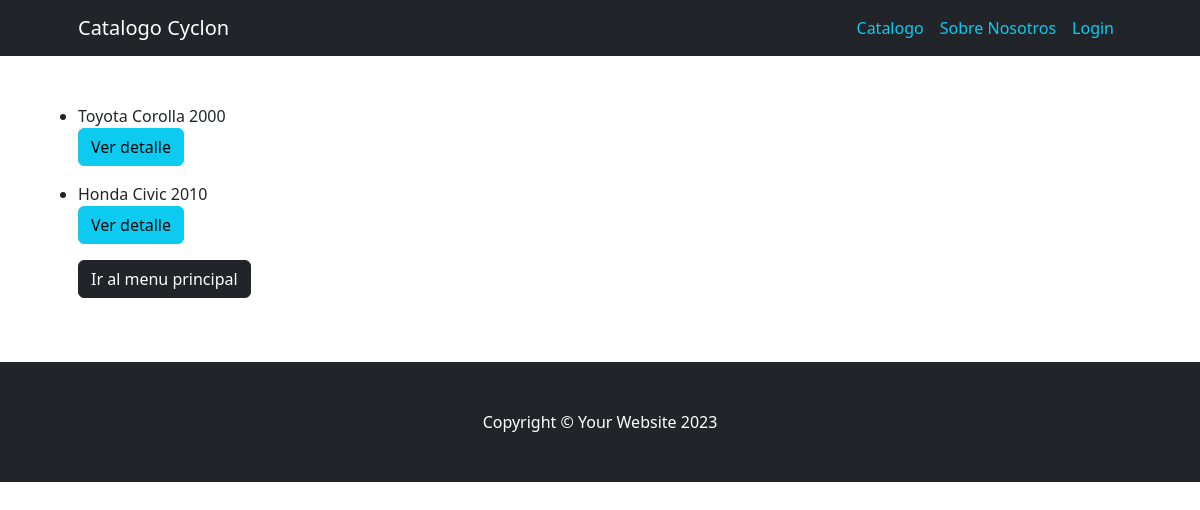
/catalogo/catalogo/list/, run on an earlier commit of the app's database.
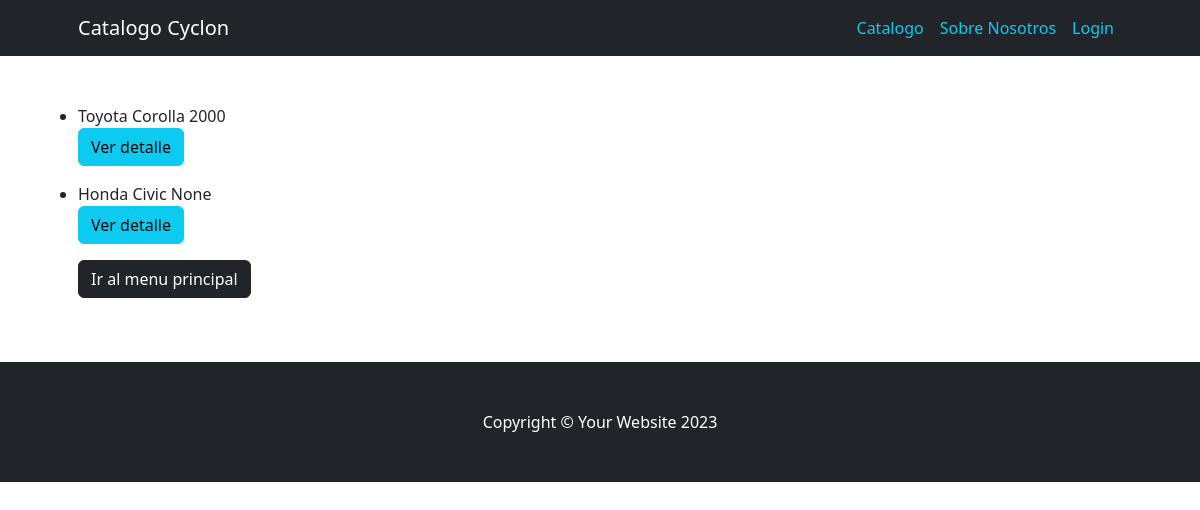
And on a later commit of the database.
### catalogo/models.py (models this page shows, shortened)
class Catalogo(models.Model):
    marca = models.ForeignKey(MarcaCategoria, on_delete=models.SET_NULL, blank=True, null=True, verbose_name="marca")
    modelo = models.ForeignKey(ModeloCategoria, on_delete=models.SET_NULL, blank=True, null=True, verbose_name="modelo")
    año = models.ForeignKey(AñoCategoria, on_delete=models.SET_NULL, blank=True, null=True, verbose_name="año")
    bateria = models.ForeignKey(BateriaCategoria, on_delete=models.SET_NULL, blank=True, null=True, verbose_name="bateria")
    descripcion = models.CharField(max_length=250, null=True, blank=True, verbose_name="descripcion")
    fecha_actualizacion = models.DateTimeField(default=timezone.now, editable=False, verbose_name="fecha de actualizacion")
    class Meta:
        verbose_name = "catalogo"
        verbose_name_plural = "catalogo"

class AñoCategoria(models.Model):
    año = models.IntegerField()
    class Meta:
        verbose_name = "año"
        verbose_name_plural = "año"
    def __str__(self) -> str:
        return f"{self.año}"

class MarcaCategoria(models.Model):
    marca = models.CharField(max_length=100)
    class Meta:
        verbose_name = "marca"
        verbose_name_plural = "marca"
    def __str__(self) -> str:
        return self.marca

class ModeloCategoria(models.Model):
    modelo = models.CharField(max_length=100)
    class Meta:
        verbose_name = "modelo"
        verbose_name_plural = "modelo"
    def __str__(self) -> str:
        return self.modelo

### catalogo/views.py (the view)
# urls.py: path("catalogo/list/", views.CatalogoList.as_view(), name = "catalogo_list"),
class CatalogoList(ListView):
    model = models.Catalogo

### catalogo/templates/catalogo/catalogo_list.html
{% extends "catalogo/base.html" %}
{% block catalogo %}
    {% for catalogo in object_list %}
            <ul>
                <li>{{ catalogo.marca }} {{ catalogo.modelo }} {{ catalogo.año }}</li>
                {% if user.is_authenticated %}
                    <a class="btn btn-info" href="{% url 'catalogo:catalogo_detail' catalogo.id %}">Ver detalle</a>
                    <a class="btn btn-info" href="{% url 'catalogo:catalogo_update' catalogo.id %}">Modificar</a>
                    <a class="btn btn-info" href="{% url 'catalogo:catalogo_delete' catalogo.id %}">Eliminar</a>
                {% else %}
                    <a class="btn btn-info" href="{% url 'catalogo:catalogo_detail' catalogo.id %}">Ver detalle</a>
                {% endif %}
            </ul>
        {% endfor %}
            <p><a class="btn btn-dark" href="{% url 'home:index' %}">Ir al menu principal</a></p>
{% endblock catalogo %}

What changed in the data, as far as the page shows it:
changed Catalogo "Honda": año "2010" → "None"
